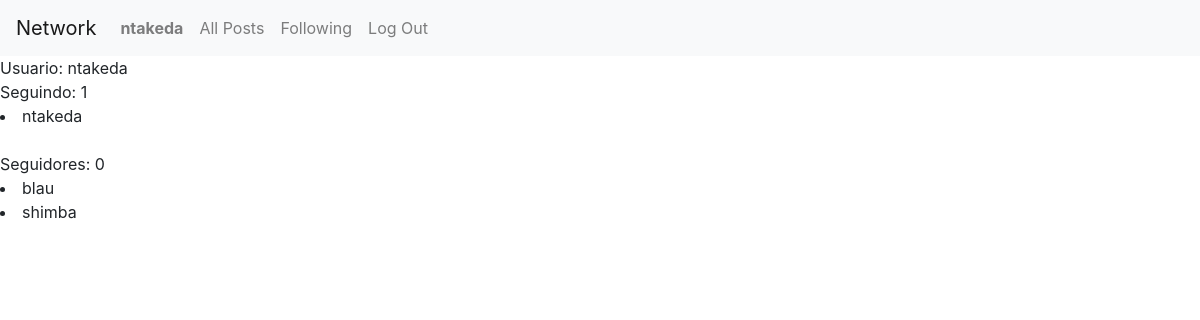
Screenshot of /blau (signed in) with the database file from the repository.
### network/models.py (models this page shows)
class User(AbstractUser):
    pass

class Follow(models.Model):
    user = models.ForeignKey(User, on_delete=models.CASCADE, related_name="usuarios_follow")
    list = models.ManyToManyField(User)
    def __str__(self):
        return f"{self.user}"

### network/views.py (the view)
# urls.py: path("<str:username>", views.username , name="user"),
def username(request, username):
    user = request.user
    following = Follow.objects.get(user=User.objects.get(username=username)).list.all()
    n_following = following.count()
    followers = Follow.objects.filter(list=user.id)
    n_followers = 0
    return render(request, "network/user.html", {
        "n_following": n_following,
        "following": following,
        "followers": followers,
        "n_followers": n_followers,
    })

### network/templates/network/user.html
{% extends "network/layout.html" %}
{% block body %}
    Usuario: {{ user }}
    <br>
    Seguindo: {{ n_following }}
    {% for f in following %}
        <li>
        {{ f }}
        </li>
    {% endfor %}
    <br>
    Seguidores: {{ n_followers }}
    {% for g in followers %}
        <li>
        {{ g }}
        </li>
    {% endfor %}
{% endblock %}

### network/templates/network/layout.html (shortened to what this page needs)
{% load static %}
<!DOCTYPE html>
<html lang="en">
    <head>
        <link rel="stylesheet" href="https://stackpath.bootstrapcdn.com/bootstrap/4.4.1/css/bootstrap.min.css">
        <link href="{% static 'network/styles.css' %}" rel="stylesheet">
    </head>
    <body>
        <nav class="navbar navbar-expand-lg navbar-light bg-light">
            <a class="navbar-brand" href="#">Network</a>
            <div>
              <ul class="navbar-nav mr-auto">
                {% if user.is_authenticated %}
                    <li class="nav-item">
                        <a class="nav-link" href="{% url 'user' user.username %}"><strong>{{ user.username }}</strong></a>
                    </li>
                {% endif %}
                <li class="nav-item">
                  <a class="nav-link" href="{% url 'index' %}">All Posts</a>
                </li>
                {% if user.is_authenticated %}
                    <li class="nav-item">
                        <a class="nav-link" href="#">Following</a>
                    </li>
                    <li class="nav-item">
                        <a class="nav-link" href="{% url 'logout' %}">Log Out</a>
                    </li>
                {% endif %}
              </ul>
            </div>
          </nav>
        <div class="body">
            {% block body %}
            {% endblock %}
        </div>
    </body>
</html>

### rows the page displays
User: username "ntakeda"
Follow: user.username "blau"
Follow: user.username "shimba"

### other values shown
{{ n_following }} "1"
{{ n_followers }} "0"
